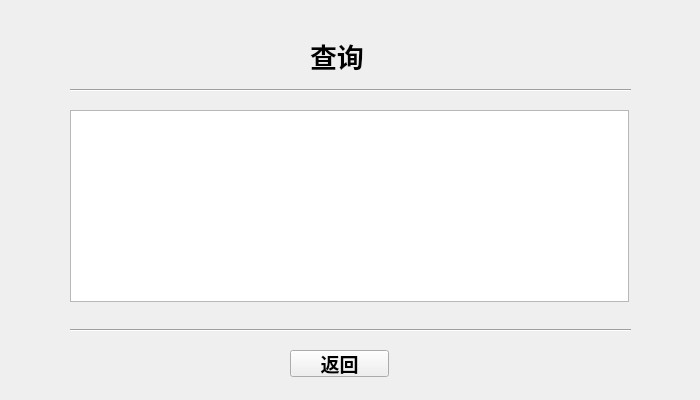
<?xml version="1.0" encoding="UTF-8"?>
<ui version="4.0">
 <class>ATMQueryMoneyForm</class>
 <widget class="QWidget" name="ATMQueryMoneyForm">
  <property name="geometry">
   <rect>
    <x>0</x>
    <y>0</y>
    <width>700</width>
    <height>400</height>
   </rect>
  </property>
  <property name="windowTitle">
   <string>Form</string>
  </property>
  <widget class="QLabel" name="label_query_money">
   <property name="geometry">
    <rect>
     <x>310</x>
     <y>40</y>
     <width>61</width>
     <height>31</height>
    </rect>
   </property>
   <property name="font">
    <font>
     <pointsize>20</pointsize>
     <weight>75</weight>
     <bold>true</bold>
    </font>
   </property>
   <property name="text">
    <string>查询</string>
   </property>
  </widget>
  <widget class="Line" name="line_a">
   <property name="geometry">
    <rect>
     <x>70</x>
     <y>80</y>
     <width>561</width>
     <height>20</height>
    </rect>
   </property>
   <property name="orientation">
    <enum>Qt::Horizontal</enum>
   </property>
  </widget>
  <widget class="QPushButton" name="button_return">
   <property name="geometry">
    <rect>
     <x>290</x>
     <y>350</y>
     <width>99</width>
     <height>27</height>
    </rect>
   </property>
   <property name="font">
    <font>
     <pointsize>14</pointsize>
     <weight>75</weight>
     <bold>true</bold>
    </font>
   </property>
   <property name="text">
    <string>返回</string>
   </property>
  </widget>
  <widget class="Line" name="line_b">
   <property name="geometry">
    <rect>
     <x>70</x>
     <y>320</y>
     <width>561</width>
     <height>20</height>
    </rect>
   </property>
   <property name="orientation">
    <enum>Qt::Horizontal</enum>
   </property>
  </widget>
  <widget class="QTableView" name="table_view_query_money">
   <property name="geometry">
    <rect>
     <x>70</x>
     <y>110</y>
     <width>559</width>
     <height>192</height>
    </rect>
   </property>
   <attribute name="horizontalHeaderMinimumSectionSize">
    <number>70</number>
   </attribute>
  </widget>
 </widget>
 <resources/>
 <connections/>
</ui>
